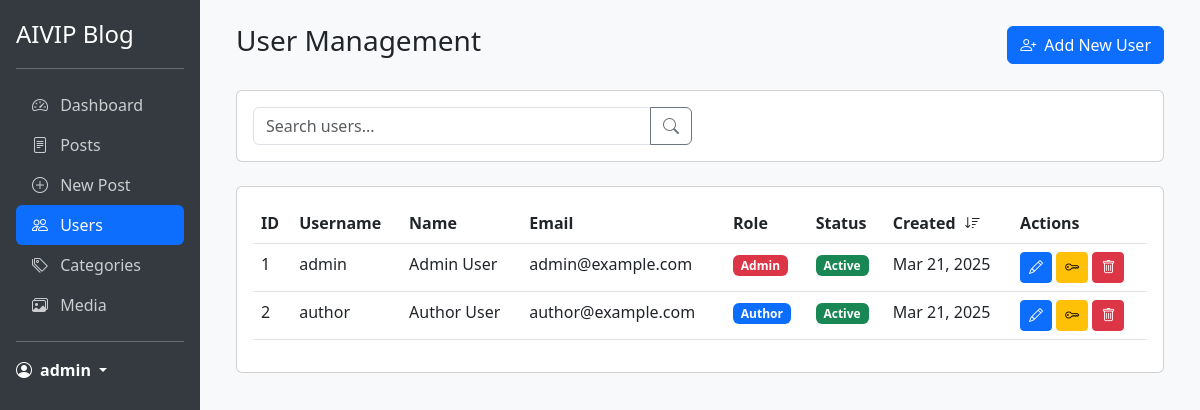
Page /admin/index.php?page=users (signed in) on the committed database.
### tables this page shows
CREATE TABLE IF NOT EXISTS users (
    id INT PRIMARY KEY AUTO_INCREMENT,
    username VARCHAR(50) NOT NULL UNIQUE,
    email VARCHAR(100) NOT NULL UNIQUE,
    password VARCHAR(255) NOT NULL,
    first_name VARCHAR(50) NOT NULL,
    last_name VARCHAR(50) NOT NULL,
    role ENUM('admin', 'author') NOT NULL DEFAULT 'author',
    status ENUM('active', 'inactive') NOT NULL DEFAULT 'active',
    last_login DATETIME,
    created_at DATETIME NOT NULL DEFAULT CURRENT_TIMESTAMP,
    updated_at DATETIME NOT NULL DEFAULT CURRENT_TIMESTAMP ON UPDATE CURRENT_TIMESTAMP,
    INDEX idx_username (username),
    INDEX idx_email (email),
    INDEX idx_role (role),
    INDEX idx_status (status)
);

### admin/pages/users.php (the view, shortened to what this page needs)
<?php
$page = isset($_GET['page_num']) ? (int)$_GET['page_num'] : 1;
$limit = 10;
$search = isset($_GET['search']) ? $_GET['search'] : '';
$sort_column = isset($_GET['sort']) ? $_GET['sort'] : 'created_at';
$sort_direction = isset($_GET['direction']) ? $_GET['direction'] : 'desc';
$db = new Database();
$conn = $db->getConnection();
$query = "SELECT * FROM users WHERE 1=1";
$params = [];
$types = "";
$offset = ($page - 1) * $limit;
$query .= " ORDER BY $sort_column $sort_direction LIMIT ? OFFSET ?";
$params[] = $limit;
$params[] = $offset;
$types .= "ii";
$stmt = $conn->prepare($query);
if (!empty($params)) {
    $stmt->bind_param($types, ...$params);
}
$stmt->execute();
$users = $stmt->get_result();
?>
<div class="container-fluid">
    <div class="d-flex justify-content-between align-items-center mb-4">
        <h1 class="h3">User Management</h1>
        <button type="button" class="btn btn-primary" data-bs-toggle="modal" data-bs-target="#addUserModal">
            <i class="bi bi-person-plus me-2"></i>Add New User
        </button>
    </div>
    <div class="card mb-4">
        <div class="card-body">
            <form method="GET" class="row g-3">
                <div class="col-md-6">
                    <div class="input-group">
                        <input type="text" class="form-control" name="search" placeholder="Search users..."
                               value="<?php echo htmlspecialchars($search); ?>">
                        <button class="btn btn-outline-secondary" type="submit">
                            <i class="bi bi-search"></i>
                        </button>
                    </div>
                </div>
            </form>
        </div>
    </div>
    <div class="card">
        <div class="card-body">
            <div class="table-responsive">
                <table class="table table-hover">
                    <thead>
                        <tr>
                            <th class="sortable" data-column="id">
                                ID
                            </th>
                            <th class="sortable" data-column="username">
                                Username
                            </th>
                            <th class="sortable" data-column="first_name">
                                Name
                            </th>
                            <th class="sortable" data-column="email">
                                Email
                            </th>
                            <th class="sortable" data-column="role">
                                Role
                            </th>
                            <th class="sortable" data-column="status">
                                Status
                            </th>
                            <th class="sortable" data-column="created_at">
                                Created
                                <?php if ($sort_column === 'created_at'): ?>
                                    <i class="bi bi-sort-<?php echo $sort_direction === 'asc' ? 'up' : 'down'; ?>"></i>
                                <?php endif; ?>
                            </th>
                            <th>Actions</th>
                        </tr>
                    </thead>
                    <tbody>
                        <?php while ($user = $users->fetch_assoc()): ?>
                        <tr>
                            <td><?php echo $user['id']; ?></td>
                            <td><?php echo htmlspecialchars($user['username']); ?></td>
                            <td><?php echo htmlspecialchars($user['first_name'] . ' ' . $user['last_name']); ?></td>
                            <td><?php echo htmlspecialchars($user['email']); ?></td>
                            <td>
                                <span class="badge bg-<?php echo $user['role'] === 'admin' ? 'danger' : 'primary'; ?>">
                                    <?php echo ucfirst($user['role']); ?>
                                </span>
                            </td>
                            <td>
                                <span class="badge bg-<?php echo $user['status'] === 'active' ? 'success' : 'warning'; ?>">
                                    <?php echo ucfirst($user['status']); ?>
                                </span>
                            </td>
                            <td><?php echo date('M j, Y', strtotime($user['created_at'])); ?></td>
                            <td>
                                <button class="btn btn-sm btn-primary edit-user" data-user='<?php echo json_encode($user); ?>'>
                                    <i class="bi bi-pencil"></i>
                                </button>
                                <button class="btn btn-sm btn-warning reset-password" data-id="<?php echo $user['id']; ?>">
                                    <i class="bi bi-key"></i>
                                </button>
                                <button class="btn btn-sm btn-danger delete-user" data-id="<?php echo $user['id']; ?>">
                                    <i class="bi bi-trash"></i>
                                </button>
                            </td>
                        </tr>
                        <?php endwhile; ?>
                    </tbody>
                </table>
            </div>
        </div>
    </div>
</div>

### admin/index.php (shortened to what this page needs)
<?php
$current_page = isset($_GET['page']) ? $_GET['page'] : 'dashboard';
?>
<!DOCTYPE html>
<html lang="en">
<head>
    <link href="https://cdn.jsdelivr.net/npm/bootstrap@5.3.0/dist/css/bootstrap.min.css" rel="stylesheet">
    <link href="https://cdn.jsdelivr.net/npm/bootstrap-icons@1.7.2/font/bootstrap-icons.css" rel="stylesheet">
</head>
<body>
    <div class="container-fluid">
        <div class="row">
            <div class="col-md-3 col-lg-2 px-0 sidebar">
                <div class="d-flex flex-column p-3">
                    <a href="index.php" class="d-flex align-items-center mb-3 mb-md-0 me-md-auto text-white text-decoration-none">
                        <span class="fs-4">AIVIP Blog</span>
                    </a>
                    <hr class="text-white">
                    <ul class="nav nav-pills flex-column mb-auto">
                        <li class="nav-item">
                            <a href="?page=dashboard" class="nav-link <?php echo $current_page === 'dashboard' ? 'active' : ''; ?>">
                                <i class="bi bi-speedometer2 me-2"></i>
                                Dashboard
                            </a>
                        </li>
                        <li class="nav-item">
                            <a href="?page=posts" class="nav-link <?php echo $current_page === 'posts' ? 'active' : ''; ?>">
                                <i class="bi bi-file-text me-2"></i>
                                Posts
                            </a>
                        </li>
                        <li class="nav-item">
                            <a href="?page=new-post" class="nav-link <?php echo $current_page === 'new-post' ? 'active' : ''; ?>">
                                <i class="bi bi-plus-circle me-2"></i>
                                New Post
                            </a>
                        </li>
                        <?php if ($_SESSION['role'] === 'admin'): ?>
                        <li class="nav-item">
                            <a href="?page=users" class="nav-link <?php echo $current_page === 'users' ? 'active' : ''; ?>">
                                <i class="bi bi-people me-2"></i>
                                Users
                            </a>
                        </li>
                        <li class="nav-item">
                            <a href="?page=categories" class="nav-link <?php echo $current_page === 'categories' ? 'active' : ''; ?>">
                                <i class="bi bi-tags me-2"></i>
                                Categories
                            </a>
                        </li>
                        <?php endif; ?>
                        <li class="nav-item">
                            <a href="?page=media" class="nav-link <?php echo $current_page === 'media' ? 'active' : ''; ?>">
                                <i class="bi bi-images me-2"></i>
                                Media
                            </a>
                        </li>
                    </ul>
                    <hr class="text-white">
                    <div class="dropdown">
                        <a href="#" class="d-flex align-items-center text-white text-decoration-none dropdown-toggle" id="dropdownUser1" data-bs-toggle="dropdown" aria-expanded="false">
                            <i class="bi bi-person-circle me-2"></i>
                            <strong><?php echo htmlspecialchars($_SESSION['username']); ?></strong>
                        </a>
                    </div>
                </div>
            </div>
            <div class="col-md-9 col-lg-10 main-content p-4">
                <?php
                switch($current_page) {
                    case 'users':
                        if ($_SESSION['role'] === 'admin') {
                            include 'pages/users.php';
                        }
                        break;
                }
                ?>
            </div>
        </div>
    </div>
</body>
</html>

### admin/index.php (style rules this page uses)
.sidebar { min-height: 100vh; background: #343a40; position: relative; z-index: 1030; }
.nav-link { color: rgba(255,255,255,.75); }
.nav-link.active { color: white; background: rgba(255,255,255,.1); }
.main-content { min-height: 100vh; background: #f8f9fa; }
.dropdown { position: relative; }
.dropdown-toggle { white-space: nowrap; }
.dropdown-toggle:after { display: inline-block; margin-left: 0.5em; vertical-align: middle; }

### admin/pages/users.php (style rules this page uses)
.sortable { cursor: pointer; user-select: none; }
.sortable i { margin-left: 5px; }

### rows in the picture
users: id "1", username "admin", first_name+last_name "Admin User", email "admin@example.com", role "Admin", status "Active", created_at "Mar 21, 2025"
users: id "2", username "author", first_name+last_name "Author User", email "author@example.com", role "Author", status "Active", created_at "Mar 21, 2025"

### other values in the picture
$_SESSION['username'] "admin"
